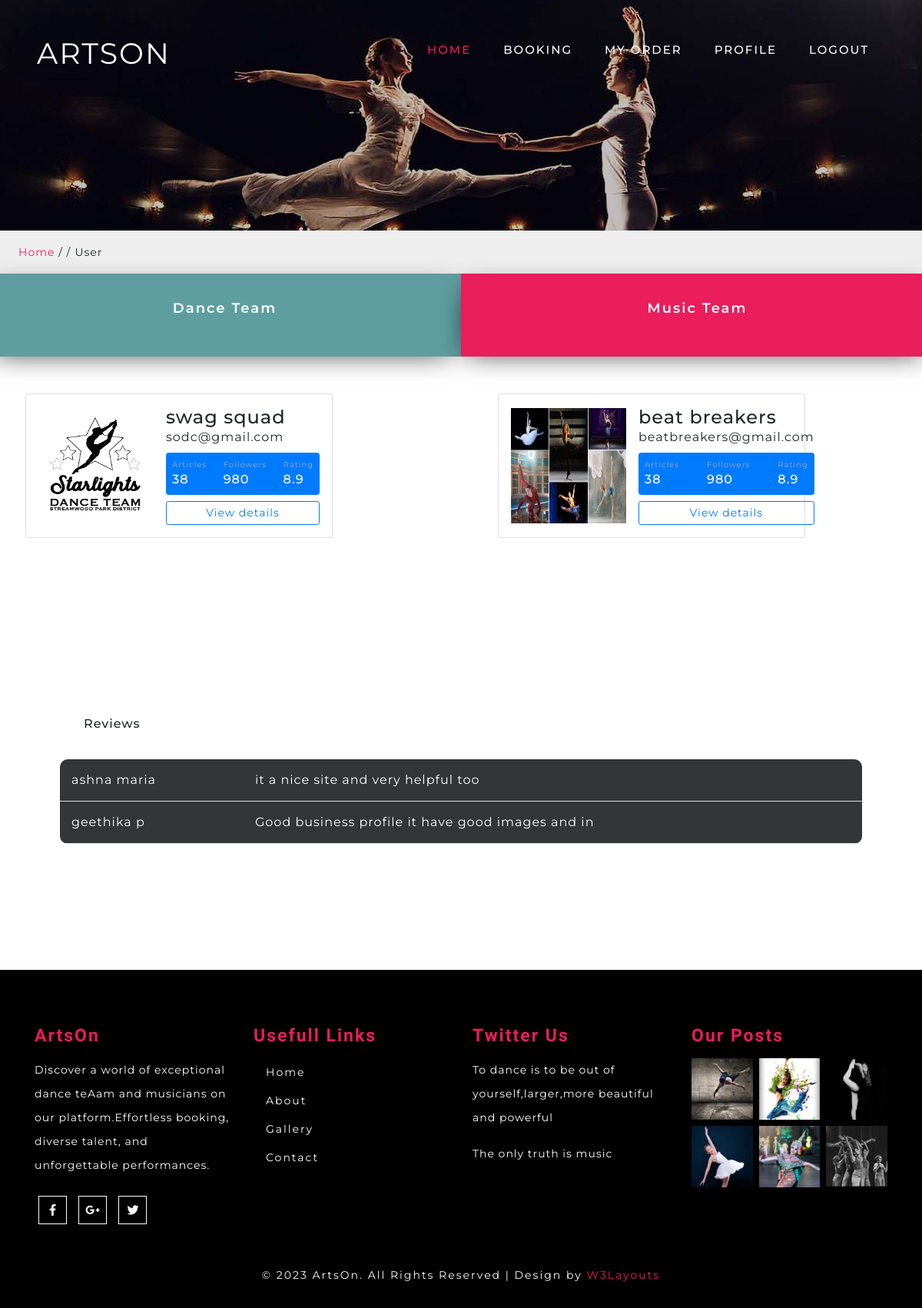
The app's page /ser (signed in) with its own data.
### app/models.py (models this page shows, shortened)
class compdance(models.Model):
    name=models.CharField(max_length=30)
    username=models.CharField(max_length=20,unique=True)
    phone=models.CharField(max_length=15)
    email=models.EmailField(max_length=30)
    license=models.FileField()
    password=models.CharField(max_length=20)
    status=models.CharField(max_length=20)
    profile = models.FileField(null=True)

class Reviews(models.Model):
    user = models.ForeignKey(reguser, on_delete=models.CASCADE)
    review = models.TextField()

class reguser(models.Model):
    name=models.CharField(max_length=20)
    username = models.CharField(max_length=20,unique=True)
    phone=models.CharField(max_length=14)
    email=models.CharField(max_length=20)
    password = models.EmailField(max_length=20)
    address=models.CharField(max_length=100)
    profile=models.FileField(null=True)

### app/views.py (the view)
# urls.py: path('ser',views.ser),
def ser(re):
    if 'user' in re.session:
        u=reguser.objects.get(username=re.session['user'])
        m=compmusic.objects.filter(status="active")
        d=compdance.objects.filter(status="active")
        data = Reviews.objects.all()
        return render(re,'ser.html',{'user':u,'music':m,'dance':d,'data':data})
    return HttpResponse("not have vale")

### template/ser.html (shortened to what this page needs)
<!DOCTYPE html>
<html lang="zxx">
   <head>
       {% load static %}
      <link href="{% static 'assets/css/bootstrap.min.css' %}" rel="stylesheet" type="text/css" media="all">
      <link href="{% static 'assets/css/fontawesome-all.min.css' %}" rel="stylesheet" type="text/css" media="all">
      <link href="{% static 'assets/css/style.css' %}" rel='stylesheet' type='text/css' media="all">
   </head>
   <body>
      <div class="header-outs" id="home">
         <div class="header-bar">
            <nav class="navbar navbar-expand-lg navbar-light">
               <div class="hedder-up">
                  <h1><a class="navbar-brand" href="index">ArtsOn</a></h1>
               </div>
               <div class="collapse navbar-collapse justify-content-end" id="navbarSupportedContent">
                  <ul class="navbar-nav ">
                      <li class="nav-item active">
                        <a href="ser" class="nav-link">home</a>
                     </li>
                     <li class="nav-item ">
                        <a href="book" class="nav-link">booking</a>
                     </li>
                      <li class="nav-item">
                        <a href="success" class="nav-link">my order</a>
                     </li>
                       <li class="nav-item ">
                        <a href="uprofile" class="nav-link">profile</a>
                     </li>
                      <li class="nav-item ">
                        <a href="logout" class="nav-link">logout</a>
                     </li>
                  </ul>
               </div>
            </nav>
         </div>
      </div>
      <div class="inner_page-banner one-img">
      </div>
      <div class="using-border py-3">
         <div class="inner_breadcrumb  ml-4">
            <ul class="short_ls">
               <li>
                  <a href="index">Home</a>
                  <span>/ /</span>
               </li>
               <li>User</li>
            </ul>
         </div>
      </div>
      <section>
         <div class="row contactright my-lg-7 my-8 justify-content-center ">
                     <div class="col-lg-6 col-md-7 footer_grid_left text-center active" style= "background-color:cadetblue;">
                        <div class="contact_footer_grid_left text-center mb-3  " >
                           <h5 id="dance" > Dance Team</h5>
                        </div>
                     </div>
                     <div class="col-lg-6 col-md-4 footer_grid_left text-center" >
                        <div class="contact_footer_grid_left text-center mb-3">
                           <h5 id="music" >Music Team</h5>
                        </div>
                     </div>
                     </div>
      </section>
<div id="dance1" class="row">
      {% for i in dance %}
      <div class="col-lg-6 justify-content-center p-5" >
            <div class="card p-3">
                <div class="d-flex align-items-center">
                    <div class="image">
                {% if i.profile %}
                            <img src="{{i.profile.url}}" alt="no profile" style="width:150px; height:150px">
                            {% else %}
                            <img src="static/assets/images/profile.jpg" style="width:150px; height:150px">
                            {% endif %}
                </div>
                <div class="ml-3 w-100">
                    <h4 class="mb-0 mt-0">{{i.name}}</h4>
                   <span>{{i.email}}</span>
                    <div class="p-2 mt-2 bg-primary d-flex justify-content-between rounded text-white stats">
                        <div class="d-flex flex-column">
                            <span class="articles">Articles</span>
                            <span class="number1">38</span>
                        </div>
                       <div class="d-flex flex-column">
                        <span class="followers">Followers</span>
                        <span class="number2">980</span>
                        </div>
                       <div class="d-flex flex-column">
                        <span class="rating">Rating</span>
                        <span class="number3">8.9</span>
                       </div>
                   </div>
                    <div class="button mt-2 d-flex flex-row align-items-center">
                        <a href="cprofile/{{i.pk}}" class="btn btn-sm btn-outline-primary w-100">View details</a>
                    </div>
                </div>
                </div>
            </div>
      </div>
      {% endfor %}
    </div>
      <br>
      <section class="w3l-clients w3l-test py-5" id="testimonials">
    <div class="container py-lg-5 py-md-4 pt-2 pb-5">
        <div class="row w3test-grids p-md-5 pb-0">
            <div class="col-lg-4 testimonials-con-left-info">
                <div class="title-content text-left p-xl-3">
                    <h6 class="title-subhny md--1"><span>Reviews</span></h6>
                </div>
            </div>
            <table>
            {% for i in data %}
           <tr>
               <td>{{i.user.name}}</td>
               <td>{{i.review}}</td>
            </tr>
            {% endfor %}
    </table>
        </div>
    </div>
      </section>
      <footer class="py-lg-4 py-md-3 py-sm-3 py-3">
         <div class="container py-lg-5 py-md-5 py-sm-4 py-3">
            <div class="row ">
               <div class="dance-agile-info col-lg-3 col-md-6 col-sm-6 ">
                  <h4 class="pb-lg-3 pb-3"><a href="index.html">ArtsOn</a></h4>
                  <div class="bottom-para pb-sm-3 pb-2">
                     <p>Discover a world of exceptional dance teAam and musicians on our platform.Effortless booking,
                        diverse talent, and unforgettable performances.</p>
                  </div>
                  <div class="bottom-social pt-2">
                     <ul>
                        <li>
                           <a href="#">
                           <span class="fab fa-facebook-f"></span>
                           </a>
                        </li>
                        <li>
                           <a href="#">
                           <span class="fab fa-google-plus-g"></span>
                           </a>
                        </li>
                        <li>
                           <a href="#">
                           <span class="fab fa-twitter"></span>
                           </a>
                        </li>
                     </ul>
                  </div>
               </div>
               <div class=" col-lg-3 col-md-6 col-sm-6 dance-agile-info">
                  <h4 class="pb-lg-3 pb-3">Usefull Links</h4>
                  <nav class="border-line">
                     <ul class="nav flex-column">
                        <li class="nav-item active">
                           <a class="nav-link" href="index">Home <span class="sr-only">(current)</span></a>
                        </li>
                        <li class="nav-item">
                           <a href="about" class="nav-link ">About</a>
                        </li>
                        <li class="nav-item">
                           <a href="gallery" class="nav-link">Gallery</a>
                        </li>
                        <li class="nav-item">
                           <a href="contact" class="nav-link">Contact</a>
                        </li>
                     </ul>
                  </nav>
               </div>
               <div class="dance-agile-info col-lg-3 col-md-6 col-sm-6 ">
                  <h4 class="pb-lg-3 pb-3">Twitter Us</h4>
                  <div class="bottom-para pb-3">
                     <p>To dance is to be out of yourself,larger,more beautiful and powerful</p>
                  </div>
                  <div class="bottom-para">
                     <p>The only truth is music</p>
                  </div>
               </div>
               <div class="dance-agile-info col-lg-3 col-md-6 col-sm-6">
                  <h4 class="pb-lg-3 pb-3">Our Posts</h4>
                  <div class="footer-post d-flex mb-2">
                     <div class="agileinfo_footer_grid1 mr-2">
                        <a href="class.html">
                        <img src="{% static 'assets/images/f1.jpg' %}" alt=" " class="img-fluid">
                        </a>
                     </div>
                     <div class="agileinfo_footer_grid1 mr-2">
                        <a href="#">
                        <img src="{% static 'assets/images/f2.jpg' %}" alt=" " class="img-fluid">
                        </a>
                     </div>
                     <div class="agileinfo_footer_grid1">
                        <a href="class.html">
                        <img src="{% static 'assets/images/f3.jpg' %}" alt=" " class="img-fluid">
                        </a>
                     </div>
                  </div>
                  <div class="footer-post d-flex">
                     <div class="agileinfo_footer_grid1 mr-2">
                        <a href="class.html">
                        <img src="{% static 'assets/images/f4.jpg' %}" alt=" " class="img-fluid">
                        </a>
                     </div>
                     <div class="agileinfo_footer_grid1 mr-2">
                        <a href="class.html">
                        <img src="{% static 'assets/images/f5.jpg' %}" alt=" " class="img-fluid">
                        </a>
                     </div>
                     <div class="agileinfo_footer_grid1">
                        <a href="class.html">
                        <img src="{% static 'assets/images/f6.jpg' %}" alt=" " class="img-fluid">
                        </a>
                     </div>
                  </div>
               </div>
            </div>
         </div>
         <div class="copy-agile-right text-center text-white py-2">
            <p>
               © 2023 ArtsOn. All Rights Reserved | Design by <a href="http://www.W3Layouts.com" target="_blank">W3Layouts</a>
            </p>
         </div>
      </footer>
   </body>
</html>

### static/assets/css/style.css (style rules this page uses)
html, body { padding: 0; margin: 0; background: #fff; letter-spacing: 1px; font-family: 'Montserrat', sans-serif; }
body a { outline: none; transition: 0.5s all; -webkit-transition: 0.5s all; -moz-transition: 0.5s all; -o-transition: 0.5s all; -ms-transition: 0.5s all; text-decoration: none; }
h1, h2, h3, h4, h5, h6 { margin: 0; padding: 0; font-family: 'Montserrat', sans-serif; letter-spacing: 1px; }
p { font-size:14px; margin: 0; padding: 0; letter-spacing: 1px; font-family: 'Montserrat', sans-serif; }
ul { margin: 0; padding: 0; list-style-type: none; }
.header-bar { position: absolute; width: 100%; z-index: 99; }
h1 a.navbar-brand { font-size: 41px; color: #fff !important; text-transform: uppercase; font-weight: 400; letter-spacing: 2px; margin: 0px; }
.navbar-light .navbar-nav .nav-link { color: #fff; font-size: 15px; letter-spacing: 2px; text-transform: uppercase; font-weight: 500; padding: 10px 25px; transition: 0.5s all; -webkit-transition: 0.5s all; -moz-transition: 0.5s all; -o-transition: 0.5s all; -ms-transition: 0.5s all; }
nav.navbar.navbar-expand-lg.navbar-light { background: rgba(14, 14, 14, 0); padding: 2em 3em 0em; }
.navbar-light .navbar-nav .active>.nav-link, .navbar-light .navbar-nav .nav-link.active, .navbar-light .navbar-nav .nav-link.open, .navbar-light .navbar-nav .open>.nav-link { color: #ea1d5d ; }
.navbar-light .navbar-nav .active>.nav-link, .navbar-light .navbar-nav .nav-link.active, .navbar-light .navbar-nav .nav-link.show, .navbar-light .navbar-nav .show>.nav-link { color: #ea1d5d; }
.inner_page-banner { text-align: center; background: url(../images/b1.jpg) no-repeat center; background-size: cover; -webkit-background-size: cover; -moz-background-size: cover; -o-background-size: cover; -ms-background-size: cover; min-height: 300px; }
ul.short_ls li a { color: #ea1d5d; text-decoration: none; }
ul.short_ls li { list-style: none; display: inline-block; letter-spacing: 1px; font-size: 14px; }
.using-border { width: 100%; border: none; background: #eee; }
.hedder-up { padding: 10px 0px 0px; text-align: center; }
.one-img { background: url(../images/b1.jpg)no-repeat center; }
a { color: #fff; text-decoration: none; }
.footer_grid_left { background: #ea1d5d; padding: 35px 35px; -webkit-box-shadow: -4px 9px 35px -12px rgba(0,0,0,0.75); -moz-box-shadow: -4px 9px 35px -12px rgba(0,0,0,0.75); box-shadow: -4px 9px 35px -12px rgba(0,0,0,0.75); }
.contact_footer_grid_left h5 { font-size: 18px; font-weight: 600; letter-spacing: 2px; color: #fff; }
footer { background:#000; }
.dance-agile-info h4 ,.dance-agile-info h4 a { font-size: 25px; color: #ea1d5d; letter-spacing: 2px; font-family: 'Felipa', cursive; font-weight:bold; }
.bottom-para { line-height: 31px; color: #fff; }
.bottom-social ul li { display: inline-block; }
.bottom-social ul li a span { font-size: 15px; border: 1px solid; letter-spacing: 0px; width: 37px; height: 37px; line-height: 35px; text-align: center; margin: 0px 5px; transition: 0.5s all; -webkit-transition: 0.5s all; transition: 0.5s all; -moz-transition: 0.5s all; }
.nav-link { font-size: 14px; color: #fff; letter-spacing: 2px; }
.copy-agile-right p { letter-spacing: 2px; }
.copy-agile-right p a { color:#ea1d5d; }
@media (max-width:1440px) { h1 a.navbar-brand { font-size: 38px; } }
@media (max-width:1440px) { .navbar-light .navbar-nav .nav-link { padding: 10px 21px; } }
@media (max-width:1440px) { .dance-agile-info h4, .dance-agile-info h4 a { font-size: 23px; } }

### template/ser.html (style rules this page uses)
body { background-color:#B3E5FC; border-radius: 10px; }
.card { width: 400px; border: none; border-radius: 10px; background-color: #fff; }
.stats { background: #f2f5f8 !important; color: #000 !important; }
.articles { font-size:10px; color: #a1aab9; }
.number1 { font-weight:500; }
.followers { font-size:10px; color: #a1aab9; }
.number2 { font-weight:500; }
.rating { font-size:10px; color: #a1aab9; }
.number3 { font-weight:500; }
table { width: 100%; border-collapse: collapse; margin: 20px 0; overflow: hidden; background-color:black box-shadow: 0 0 20px rgba(0, 0, 0, 0.1); border-radius: 10px; }
td { padding: 15px; text-align: left; border-bottom: 1px solid #ddd; color:white; }
tr:nth-child(even) { background-color: #333536; color:black; }
tr:nth-child(odd) { background-color: #333536; color:black; }

### records on screen
compdance: profile (picture), name "swag squad", email "sodc@gmail.com"
compdance: profile (picture), name "beat breakers", email "beatbreakers@gmail.com"
Reviews: user.name "ashna maria", review "it a nice site and very helpful too"
Reviews: user.name "geethika p", review "Good business profile it have good images and in"
